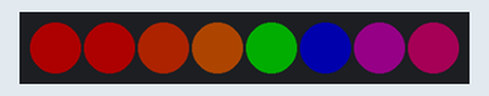
This program was run on a simulated Raspberry Pi Pico running MicroPython. Parts: 8 RGB LEDs in strip order, left to right. Dim RGB values are drawn brighter than linear; library files of the repository ran but are not shown: neopixel.py.

Above: at 0.13 s.
At 0.59 s:
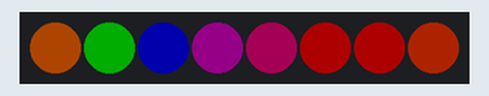
At 1.04 s:
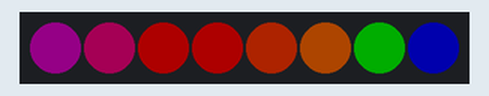
Timing chart, 0 to 40.0 s (numbered marks = the images above):
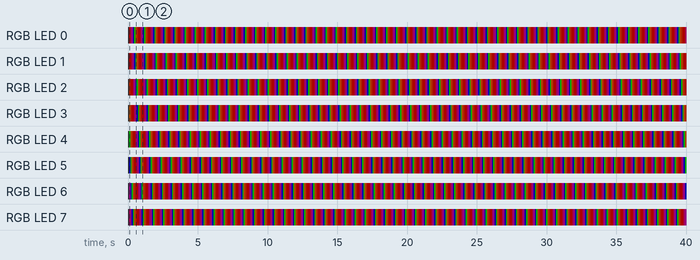

The program:

neopixel_test_with_library.py
```python
# Example showing how functions, that accept tuples of rgb values,
# simplify working with gradients

import time
from neopixel import Neopixel

numpix = 8
strip = Neopixel(numpix, 1, 16, "GRB")
# strip = Neopixel(numpix, 0, 0, "GRBW")

red = (255, 0, 0)
orange = (255, 50, 0)
yellow = (255, 100, 0)
green = (0, 255, 0)
blue = (0, 0, 255)
indigo = (100, 0, 90)
violet = (200, 0, 100)
colors_rgb = [red, orange, yellow, green, blue, indigo, violet]

# same colors as normaln rgb, just 0 added at the end
colors_rgbw = [color+tuple([0]) for color in colors_rgb]
colors_rgbw.append((0, 0, 0, 255))

# uncomment colors_rgbw if you have RGBW strip
colors = colors_rgb
# colors = colors_rgbw


step = round(numpix / len(colors))
current_pixel = 0
strip.brightness(50)

for color1, color2 in zip(colors, colors[1:]):
    strip.set_pixel_line_gradient(current_pixel, current_pixel + step, color1, color2)
    current_pixel += step

strip.set_pixel_line_gradient(current_pixel, numpix - 1, violet, red)

while True:
    strip.rotate_right(1)
    #time.sleep(0.042)
    time.sleep(0.09)
    strip.show()
```

Measured:
- by itself, RGB LED 2: repeats every 0.72 s: RGB(50, 0, 0) 0.18 s, RGB(39, 0, 20) 0.09 s, RGB(20, 0, 18) 0.09 s, RGB(0, 0, 50) 0.09 s, RGB(0, 50, 0) 0.09 s, RGB(50, 20, 0) 0.09 s, RGB(50, 10, 0) 0.09 s
- by itself, RGB LED 3: repeats every 0.72 s: RGB(50, 10, 0) 0.09 s, RGB(50, 0, 0) 0.18 s, RGB(39, 0, 20) 0.09 s, RGB(20, 0, 18) 0.09 s, RGB(0, 0, 50) 0.09 s, RGB(0, 50, 0) 0.09 s, RGB(50, 20, 0) 0.09 s
- by itself, everything shown: repeats every 0.72 s, in 8 steps
